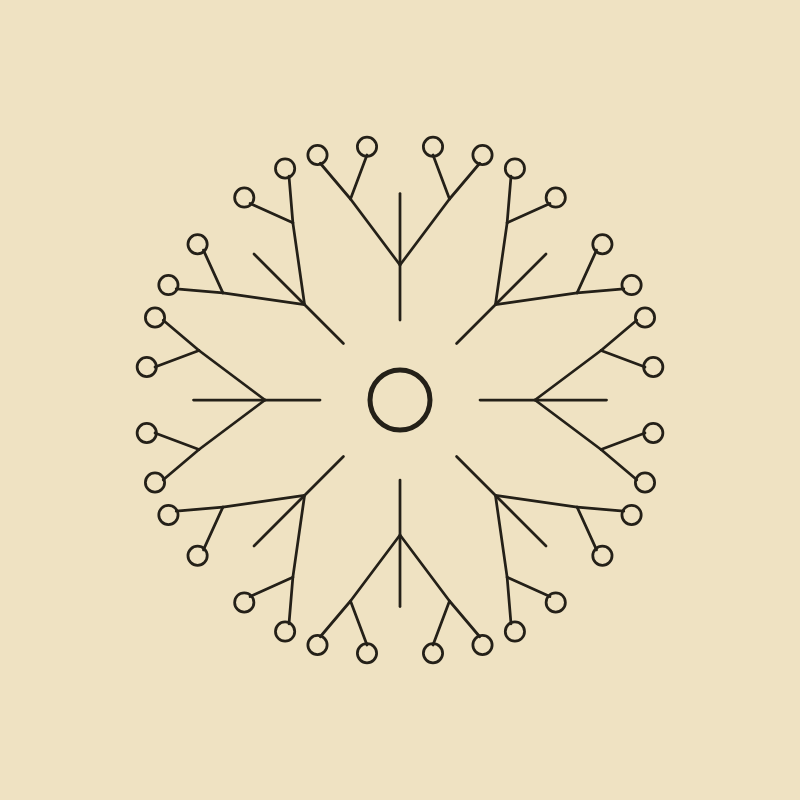
Frame 1 (no input)
Frame 2 (the mouse pressed at the canvas centre, redrawn once): identical to frame 1, image omitted

The p5.js sketch that drew this single still picture (run headless with seeded random() and noise() and a simulated clock; the mouse was pressed at the canvas centre and the sketch redrawn once):

// p5.js sketch
// ── sketch.js
function setup() {
  createCanvas(800, 800);
  noLoop();
}

function draw() {
  background('#efe2c2');
  stroke('#242018');
  strokeWeight(5);
  noFill();

  translate(width / 2, height / 2);

  for (let i = 0; i < 8; i++) {
    push();
    rotate(i * TWO_PI / 8);
    translate(0, -80);
    scale(0.55);
    drawTree();
    pop();
  }

  circle(0, 0, 60);
}

function drawTree() {
  line(0, 0, 0, -230);
  line(0, -100, -90, -220);
  line(0, -100, 90, -220);
  line(-90, -220, -145, -285);
  line(-90, -220, -60, -300);
  line(90, -220, 60, -300);
  line(90, -220, 145, -285);

  circle(-150, -300, 35);
  circle(-60, -315, 35);
  circle(60, -315, 35);
  circle(150, -300, 35);
}
